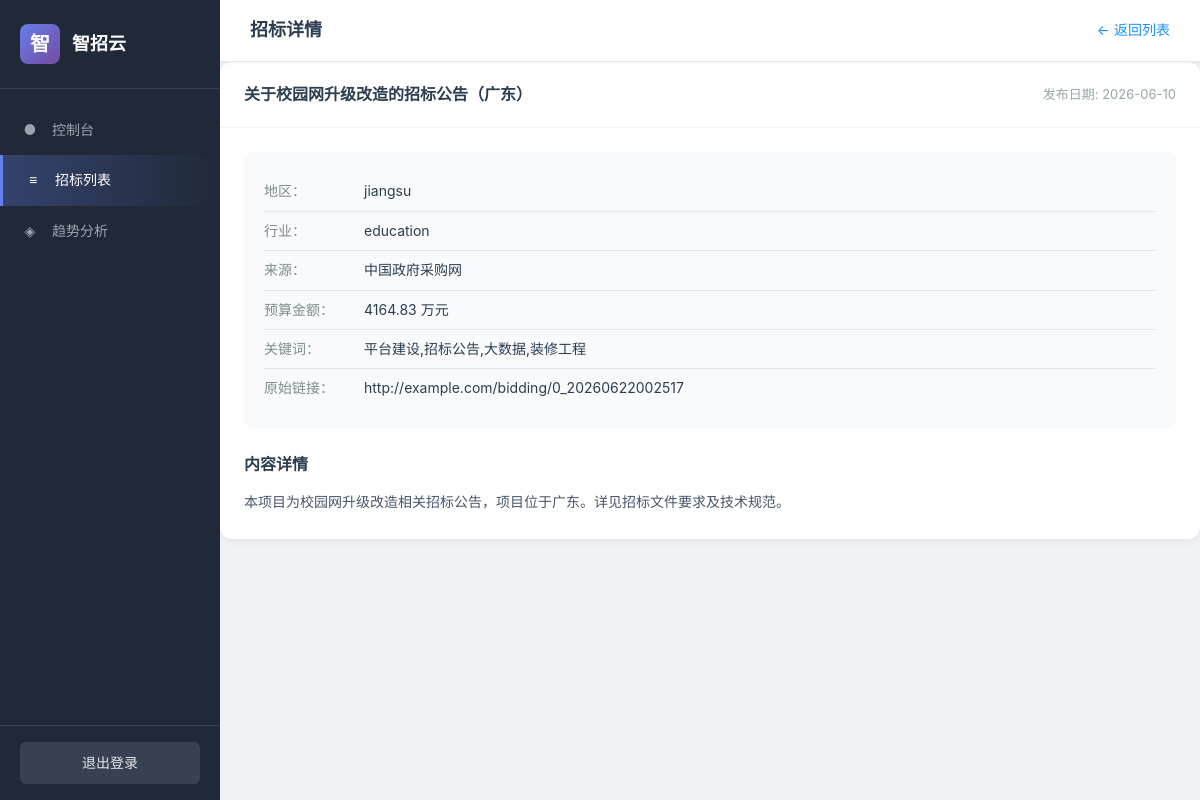
Screenshot of /detail/1 (signed in) with the database file from the repository.
### tables this page shows
CREATE TABLE bidding_data (
            id INTEGER PRIMARY KEY AUTOINCREMENT,
            title TEXT NOT NULL,
            content TEXT,
            url_hash TEXT UNIQUE,
            url TEXT,
            region TEXT,
            industry TEXT,
            publish_date TEXT,
            source TEXT,
            budget REAL,
            keywords TEXT,
            created_at TEXT
        );

### app.py (the view)
@app.route('/detail/<int:bid_id>')
@login_required
def detail(bid_id):
    item = get_bidding_by_id(bid_id)
    return render_template('detail.html', item=item)

### app.py (called while the page is built)
def login_required(f):
    @wraps(f)
    def decorated_function(*args, **kwargs):
        if 'user' not in session:
            if request.is_json or request.path.startswith('/api/'):
                return jsonify({'success': False, 'message': '请先登录'}), 401
            return redirect(url_for('login'))
        return f(*args, **kwargs)
    return decorated_function

### database.py (called while the page is built)
def get_db_connection():
    conn = sqlite3.connect(Config.DB_PATH)
    conn.row_factory = sqlite3.Row
    return conn

def get_bidding_by_id(bid_id):
    conn = get_db_connection()
    cursor = conn.cursor()
    cursor.execute('SELECT * FROM bidding_data WHERE id = ?', (bid_id,))
    row = cursor.fetchone()
    conn.close()
    return dict(row) if row else None

### templates/detail.html (shortened to what this page needs)
<!DOCTYPE html>
<html lang="zh-CN">
<head>
<link rel="stylesheet" href="/static/css/style.css">
</head>
<body>
<div class="app-layout">
    <aside class="sidebar">
        <div class="sidebar-header">
            <div class="logo-sm">智</div>
            <div class="logo-text">智招云</div>
        </div>
        <nav class="nav-menu">
            <a href="/dashboard" class="nav-item"><span class="nav-icon">●</span>控制台</a>
            <a href="/list" class="nav-item active"><span class="nav-icon">≡</span>招标列表</a>
            <a href="/analysis" class="nav-item"><span class="nav-icon">◈</span>趋势分析</a>
        </nav>
        <div class="sidebar-footer">
            <a href="/logout" class="logout-btn">退出登录</a>
        </div>
    </aside>
    <main class="main-content">
        <header class="top-bar">
            <div class="page-title">招标详情</div>
            <div class="user-info"><a href="/list">← 返回列表</a></div>
        </header>
        {% if item %}
        <div class="card">
            <div class="card-header">
                <h3>{{ item.title }}</h3>
                <span class="card-desc">发布日期: {{ item.publish_date }}</span>
            </div>
            <div class="card-body">
                <div class="detail-info">
                    <div class="info-row"><span class="info-label">地区：</span><span class="info-value">{{ item.region }}</span></div>
                    <div class="info-row"><span class="info-label">行业：</span><span class="info-value">{{ item.industry }}</span></div>
                    <div class="info-row"><span class="info-label">来源：</span><span class="info-value">{{ item.source }}</span></div>
                    <div class="info-row"><span class="info-label">预算金额：</span><span class="info-value">{{ item.budget }} 万元</span></div>
                    <div class="info-row"><span class="info-label">关键词：</span><span class="info-value">{{ item.keywords }}</span></div>
                    <div class="info-row"><span class="info-label">原始链接：</span><span class="info-value">{{ item.url }}</span></div>
                </div>
                <div class="detail-content">
                    <h4>内容详情</h4>
                    <p>{{ item.content }}</p>
                </div>
            </div>
        </div>
        {% else %}
        <div class="card"><div class="card-body"><p class="empty-cell">未找到该条记录</p></div></div>
        {% endif %}
    </main>
</div>
</body>
</html>

### static/css/style.css (style rules this page uses)
* { margin: 0; padding: 0; box-sizing: border-box; }
body { font-family: -apple-system, BlinkMacSystemFont, 'Segoe UI', 'PingFang SC', 'Microsoft YaHei', sans-serif; background: #f0f2f5; color: #2c3e50; line-height: 1.6; }
a { color: #1890ff; text-decoration: none; }
.app-layout { display: flex; min-height: 100vh; }
.sidebar { width: 220px; background: #1f2937; color: #fff; display: flex; flex-direction: column; position: fixed; height: 100vh; }
.sidebar-header { padding: 24px 20px; display: flex; align-items: center; gap: 12px; border-bottom: 1px solid #374151; }
.logo-sm { width: 40px; height: 40px; background: linear-gradient(135deg, #667eea, #764ba2); border-radius: 8px; display: flex; align-items: center; justify-content: center; font-size: 20px; font-weight: bold; }
.logo-text { font-size: 18px; font-weight: 600; }
.nav-menu { flex: 1; padding: 16px 0; }
.nav-item { display: flex; align-items: center; gap: 12px; padding: 14px 20px; color: #9ca3af; font-size: 14px; transition: all 0.2s; }
.nav-item.active { background: linear-gradient(90deg, rgba(102,126,234,0.3), transparent); color: #fff; border-left: 3px solid #667eea; }
.nav-icon { width: 20px; text-align: center; }
.sidebar-footer { padding: 16px 20px; border-top: 1px solid #374151; }
.logout-btn { display: block; padding: 10px; background: #374151; border-radius: 6px; text-align: center; color: #e5e7eb; font-size: 14px; transition: all 0.2s; }
.main-content { flex: 1; margin-left: 220px; padding: 0; }
.top-bar { background: #fff; padding: 16px 30px; display: flex; justify-content: space-between; align-items: center; border-bottom: 1px solid #e5e7eb; box-shadow: 0 1px 3px rgba(0,0,0,0.05); position: sticky; top: 0; z-index: 10; }
.page-title { font-size: 18px; font-weight: 600; color: #2c3e50; }
.user-info { color: #7f8c8d; font-size: 14px; }
.card { background: #fff; border-radius: 12px; box-shadow: 0 2px 8px rgba(0,0,0,0.06); overflow: hidden; }
.card-header { padding: 20px 24px; border-bottom: 1px solid #f1f5f9; display: flex; justify-content: space-between; align-items: center; }
.card-header h3 { font-size: 16px; color: #2c3e50; font-weight: 600; }
.card-desc { color: #95a5a6; font-size: 13px; }
.card-body { padding: 24px; }
.detail-info { margin-bottom: 24px; padding: 20px; background: #f8fafc; border-radius: 8px; }
.info-row { display: flex; padding: 8px 0; border-bottom: 1px solid #e5e7eb; }
.info-row:last-child { border-bottom: none; }
.info-label { color: #7f8c8d; width: 100px; font-size: 14px; }
.info-value { color: #2c3e50; flex: 1; font-size: 14px; }
.detail-content h4 { font-size: 16px; margin-bottom: 12px; color: #2c3e50; }
.detail-content p { color: #475569; line-height: 1.8; font-size: 14px; }

### rows the page displays
bidding_data: title "关于校园网升级改造的招标公告（广东）", publish_date "2026-06-10", region "jiangsu", industry "education", source "中国政府采购网", budget "4164.83", keywords "平台建设,招标公告,大数据,装修工程", url "http://example.com/bidding/0_20260622002517", content "本项目为校园网升级改造相关招标公告，项目位于广东。详见招标文件要求及技术规范。"
